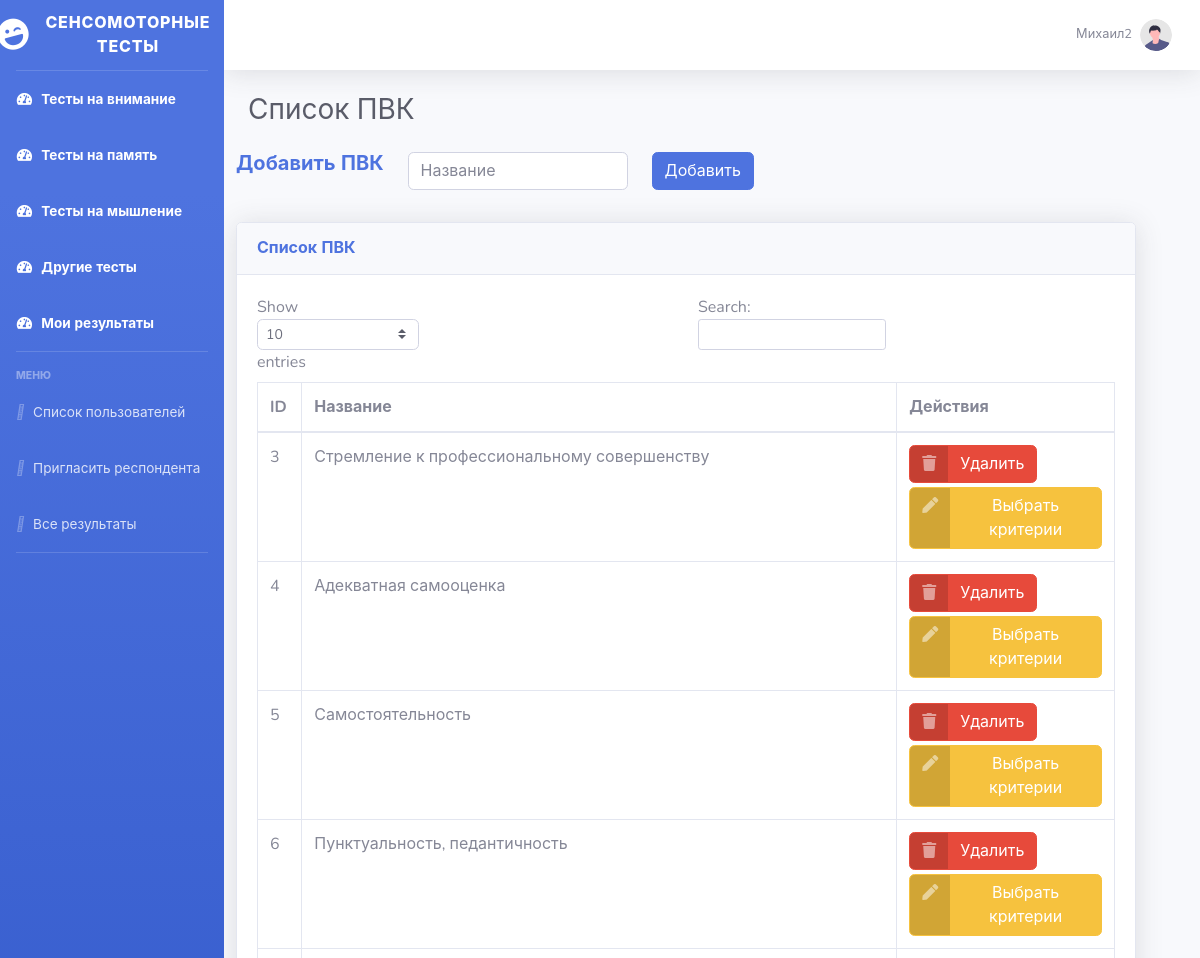
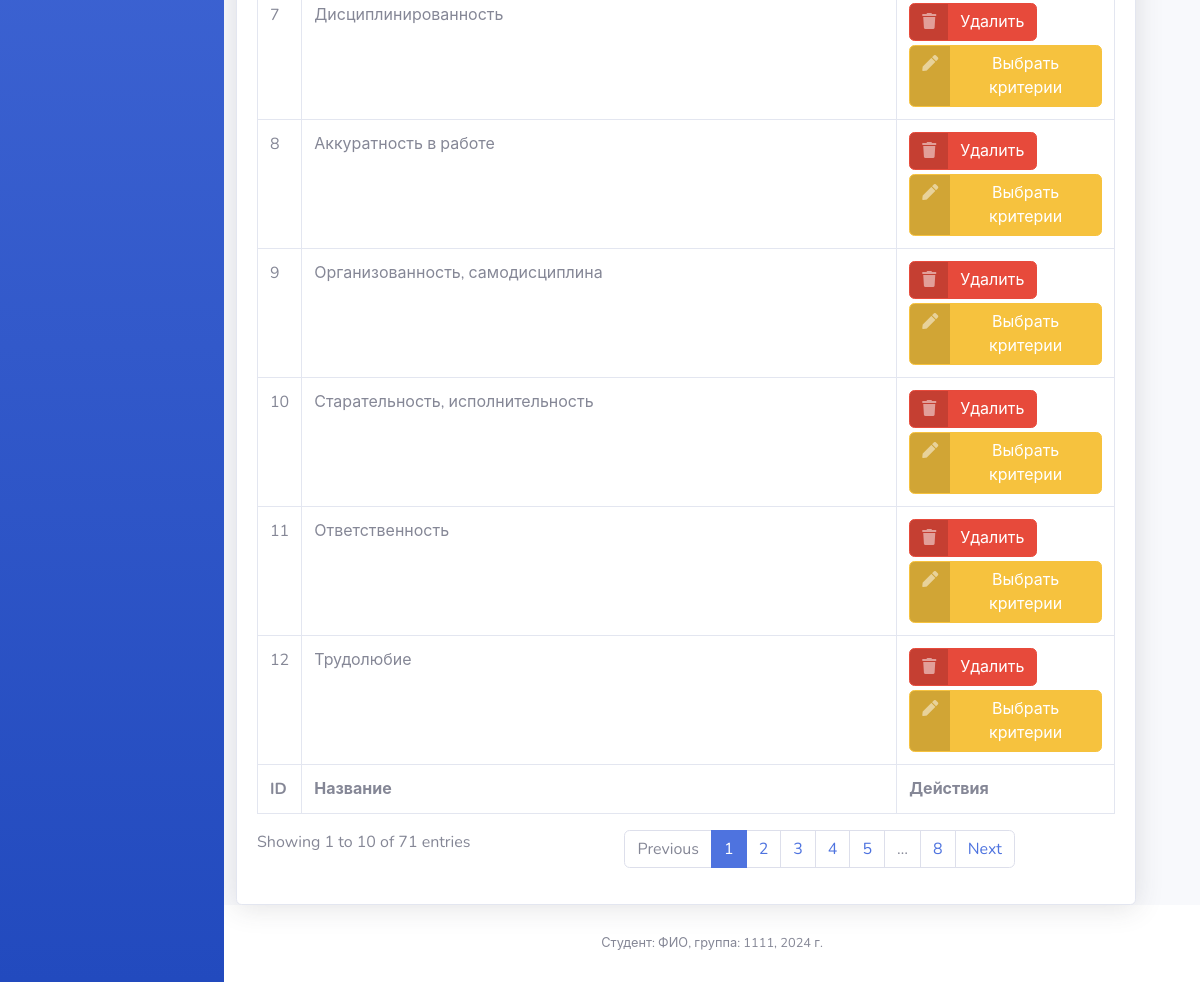
Screenshot of /pvk.php (signed in) with the database file from the repository (2 pictures, top to bottom).
### tables this page shows
CREATE TABLE `users` (
  `id` bigint NOT NULL AUTO_INCREMENT,
  `name` varchar(255) NOT NULL,
  `second_name` varchar(255) NOT NULL,
  `email` varchar(255) NOT NULL,
  `password` varchar(255) NOT NULL,
  `status` tinyint NOT NULL,
  `invitation_link` varchar(255) DEFAULT NULL,
  `age` int DEFAULT NULL,
  `sex` tinyint(1) DEFAULT NULL,
  UNIQUE KEY `id` (`id`)
);

CREATE TABLE `pvk` (
  `id` bigint NOT NULL AUTO_INCREMENT,
  `name` varchar(255) DEFAULT NULL,
  PRIMARY KEY (`id`)
);

### scripts/gates.php (called while the page is built, shortened)
<?php
function getCurrentUser(){
    $pdo = getPDO();
    $user = null;
    if(isset($_COOKIE['auth_email'])) {
        $email = $_COOKIE['auth_email'];
        $result = $pdo->query("SELECT * FROM users WHERE email = '$email'");
        $user = $result->fetch(PDO::FETCH_ASSOC);
    }
    return $user;
}

### pvk.php (the view, shortened to what this page needs)
<?php
require_once "scripts/gates.php";
$pdo = getPDO();
$result = $pdo->query("SELECT * FROM pvk");
$pvk_list = $result->fetchAll();
?>
<!DOCTYPE html>
<html lang="en">
<head>
    <link href="vendor/fontawesome-free/css/all.min.css" rel="stylesheet" type="text/css">
    <link href="css/sb-admin-2.min.css" rel="stylesheet">
</head>
<body id="page-top">
<div id="wrapper">
    <?php include("scripts/menu.php") ?>
    <div id="content-wrapper" class="d-flex flex-column">
        <div id="content">
            <?php include("scripts/menu_top.php") ?>
            <div class="container-fluid">
                <div class="d-sm-flex align-items-center justify-content-between mb-4">
                    <h1 class="h3 mb-0 text-gray-800">Список ПВК</h1>
                </div>
                <div class="row">
                    <form class="mb-8 row" action="scripts/add_pvk.php" method="post">
                        <div class="col-auto">
                            <h5 class="m-0 font-weight-bold text-primary">Добавить ПВК</h5>
                        </div>
                        <div class="col-auto">
                            <input name="name" type="text" class="form-control" id="name" placeholder="Название">
                        </div>
                        <div class="col-auto">
                            <button type="submit" class="btn btn-primary mb-3">Добавить</button>
                        </div>
                    </form>
                </div>
                <div class="row">
                    <div class="card shadow mb-8 mt-3">
                        <div class="card-header py-3">
                            <h6 class="m-0 font-weight-bold text-primary">Список ПВК</h6>
                        </div>
                        <div class="card-body">
                            <div class="table-responsive">
                                <table class="table table-bordered" id="dataTable" width="100%" cellspacing="0" style="min-width: 700px">
                                    <thead>
                                    <tr>
                                        <th>ID</th>
                                        <th>Название</th>
                                        <th>Действия</th>
                                    </tr>
                                    </thead>
                                    <tfoot>
                                    <tr>
                                        <th>ID</th>
                                        <th>Название</th>
                                        <th>Действия</th>
                                    </tr>
                                    </tfoot>
                                    <tbody>
                                    <?php foreach ($pvk_list as $pvk): ?>
                                    <tr>
                                        <td><?= $pvk['id'] ?></td>
                                        <td><?= $pvk['name'] ?></td>
                                        <td>
                                            <a href="/scripts/remove_pvk.php?id=<?= $pvk['id'] ?>" class="btn btn-danger btn-icon-split">
                                                <span class="icon text-white-50">
                                                    <i class="fas fa-trash"></i>
                                                </span>
                                                <span class="text">Удалить</span>
                                            </a>
                                            <a href="select_criteria_for_pvk.php?id=<?= $pvk['id'] ?>" class="btn btn-warning btn-icon-split mt-1">
                                                    <span class="icon text-white-50">
                                                        <i class="fas fa-pen"></i>
                                                    </span>
                                                <span class="text">Выбрать критерии</span>
                                            </a>
                                        </td>
                                    </tr>
                                    <?php endforeach; ?>
                                    </tbody>
                                </table>
                            </div>
                        </div>
                    </div>
                </div>
            </div>
        </div>
        <footer class="sticky-footer bg-white">
            <div class="container my-auto">
                <div class="copyright text-center my-auto">
                    <span>Студент: ФИО, группа: 1111, 2024 г.</span>
                </div>
            </div>
        </footer>
    </div>
</div>
</body>
</html>

### scripts/menu_top.php (shortened to what this page needs)
<nav class="navbar navbar-expand navbar-light bg-white topbar mb-4 static-top shadow">
    <ul class="navbar-nav ml-auto">
        <li class="nav-item dropdown no-arrow">
            <a class="nav-link dropdown-toggle" href="#" id="userDropdown" role="button"
               data-toggle="dropdown" aria-haspopup="true" aria-expanded="false">
                <span class="mr-2 d-none d-lg-inline text-gray-600 small"><?= getCurrentUser()['name'] ?></span>
                <img class="img-profile rounded-circle"
                     src="/img/undraw_profile.svg">
            </a>
        </li>
    </ul>
</nav>

### rows the page displays
users: name "Михаил2"
pvk: id "3", name "Стремление к профессиональному совершенству"
pvk: id "4", name "Адекватная самооценка"
pvk: id "5", name "Самостоятельность"
pvk: id "6", name "Пунктуальность, педантичность"
pvk: id "7", name "Дисциплинированность"
pvk: id "8", name "Аккуратность в работе"
pvk: id "9", name "Организованность, самодисциплина"
pvk: id "10", name "Старательность, исполнительность"
pvk: id "11", name "Ответственность"
pvk: id "12", name "Трудолюбие"
